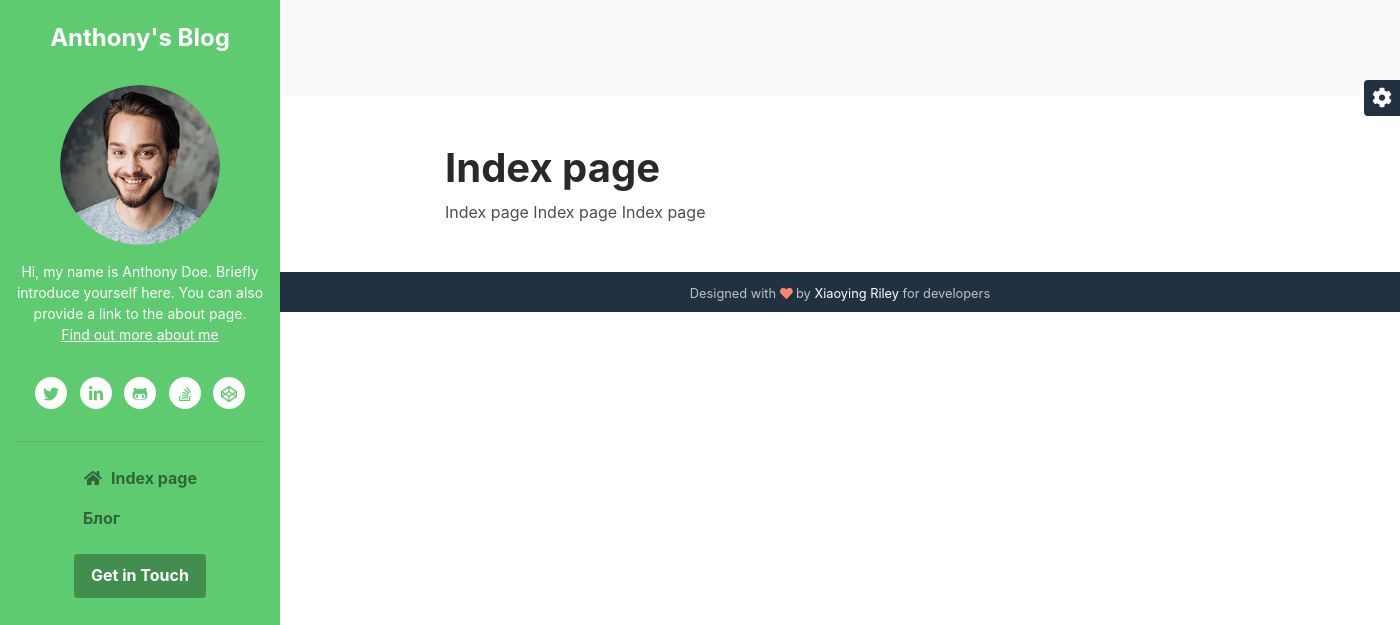
The app's page /, older data.
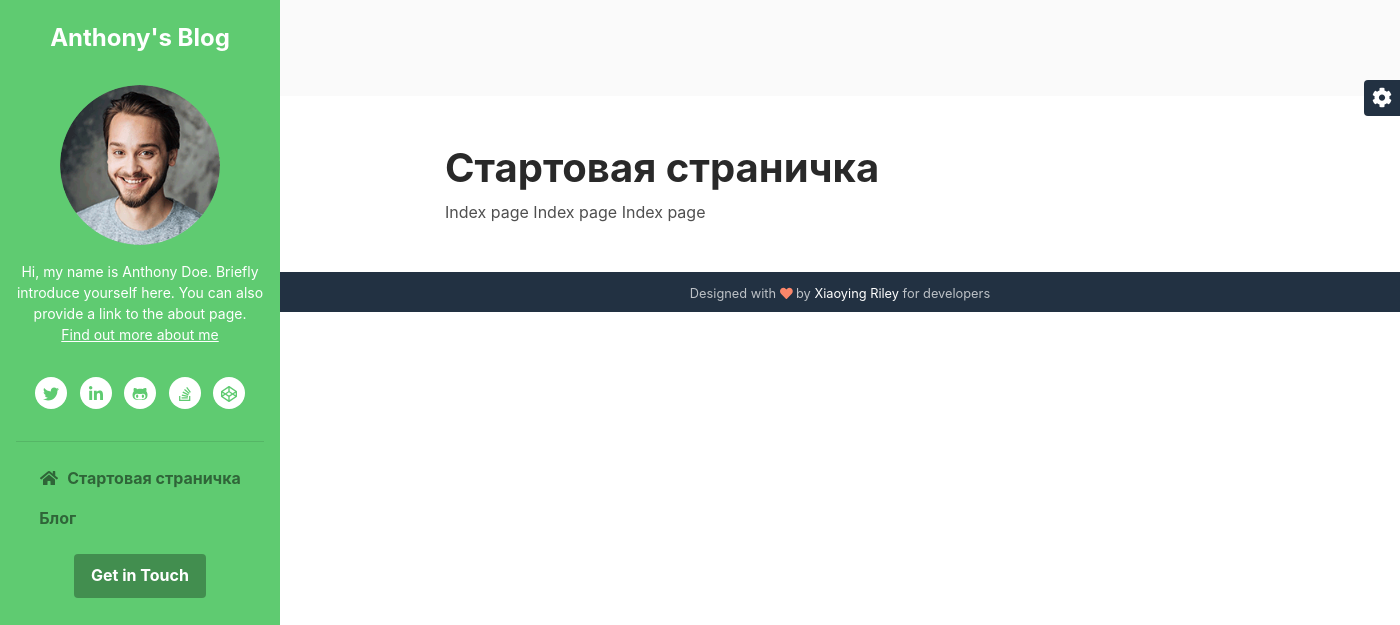
The same page, newer data.
### page/models.py (models this page shows, shortened)
class Page(models.Model):
    title = models.CharField(max_length=250)
    content = models.TextField()
    alias = models.SlugField(null=True, blank=True)

### page/views.py (the view)
# urls.py: path('', index),
def index(request):
    page = Page.objects.get(id=1)
    return render(request,'page_detail.html', {'page': page})

### blog/page_processor.py (called while the page is built)
def page_processor(request):
    pages = Page.objects.all()
    return {'pages': pages}

### templates/page_detail.html
{% extends 'index.html' %}
{% block content %}
		     <h1>{{ page.title }}</h1>
             <div>
                {{page.content}}
             </div>
{% endblock %}

### templates/index.html (shortened to what this page needs)
<!DOCTYPE html>
<html lang="en">
<head>
    <link id="theme-style" rel="stylesheet" href="/static/assets/css/theme-1.css">
</head>
<body>
    <header class="header text-center">
	    <h1 class="blog-name pt-lg-4 mb-0"><a href="index.html">Anthony's Blog</a></h1>
	    <nav class="navbar navbar-expand-lg navbar-dark" >
			<div id="navigation" class="collapse navbar-collapse flex-column" >
				<div class="profile-section pt-3 pt-lg-0">
				    <img class="profile-image mb-3 rounded-circle mx-auto" src="assets/images/profile.png" alt="image" >
					<div class="bio mb-3">Hi, my name is Anthony Doe. Briefly introduce yourself here. You can also provide a link to the about page.<br><a href="about.html">Find out more about me</a></div>
					<ul class="social-list list-inline py-3 mx-auto">
			            <li class="list-inline-item"><a href="#"><i class="fab fa-twitter fa-fw"></i></a></li>
			            <li class="list-inline-item"><a href="#"><i class="fab fa-linkedin-in fa-fw"></i></a></li>
			            <li class="list-inline-item"><a href="#"><i class="fab fa-github-alt fa-fw"></i></a></li>
			            <li class="list-inline-item"><a href="#"><i class="fab fa-stack-overflow fa-fw"></i></a></li>
			            <li class="list-inline-item"><a href="#"><i class="fab fa-codepen fa-fw"></i></a></li>
			        </ul>
			        <hr>
				</div>
				<ul class="navbar-nav flex-column text-left">
                    {% for page in pages %}
					<li class="nav-item active">
                        <a class="nav-link" href="/page/show/{{ page.alias }}"><i class="fas fa-home fa-fw mr-2"></i>{{ page.title }}
                        </a>
                    </li>
                    {% endfor %}
					<li class="nav-item active">
                        <a class="nav-link" href="/blog/list">
                            Блог
                        </a>
                    </li>
				</ul>
				<div class="my-2 my-md-3">
				    <a class="btn btn-primary" href="https://themes.3rdwavemedia.com/" target="_blank">Get in Touch</a>
				</div>
			</div>
		</nav>
    </header>
    <div class="main-wrapper">
	    <section class="cta-section theme-bg-light py-5">
	    </section>
	    <section class="blog-list px-3 py-5 p-md-5">
		    <div class="container">
                {% block content %} {% endblock %}
		    </div>
	    </section>
	    <footer class="footer text-center py-2 theme-bg-dark">
                <small class="copyright">Designed with <i class="fas fa-heart" style="color: #fb866a;"></i> by <a href="http://themes.3rdwavemedia.com" target="_blank">Xiaoying Riley</a> for developers</small>
	    </footer>
    </div>
    <div id="config-panel" class="config-panel d-none d-lg-block">
        <div class="panel-inner">
            <a id="config-trigger" class="config-trigger config-panel-hide text-center" href="#"><i class="fas fa-cog fa-spin mx-auto" data-fa-transform="down-6" ></i></a>
        </div>
    </div>
</body>
</html>

Row changes from the older to the newer data that the page shows:
changed Page "Index page Index page Index page": title "Index page" → "Стартовая страничка"
